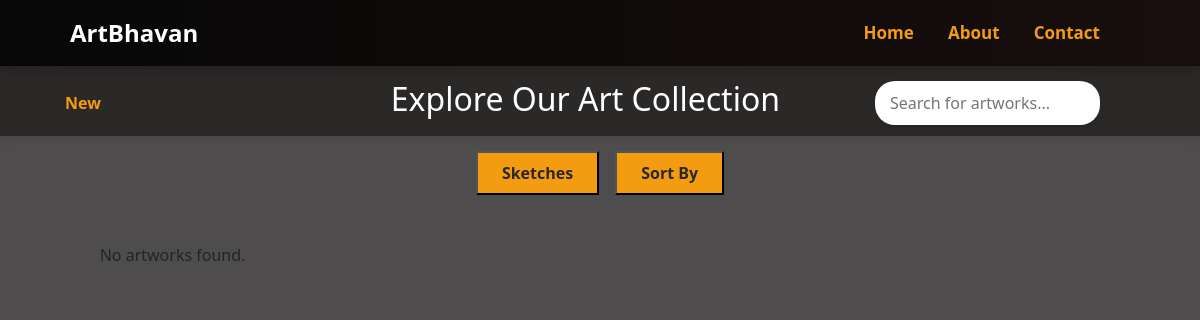
The app's page /collection/?category=Sketches, older data.
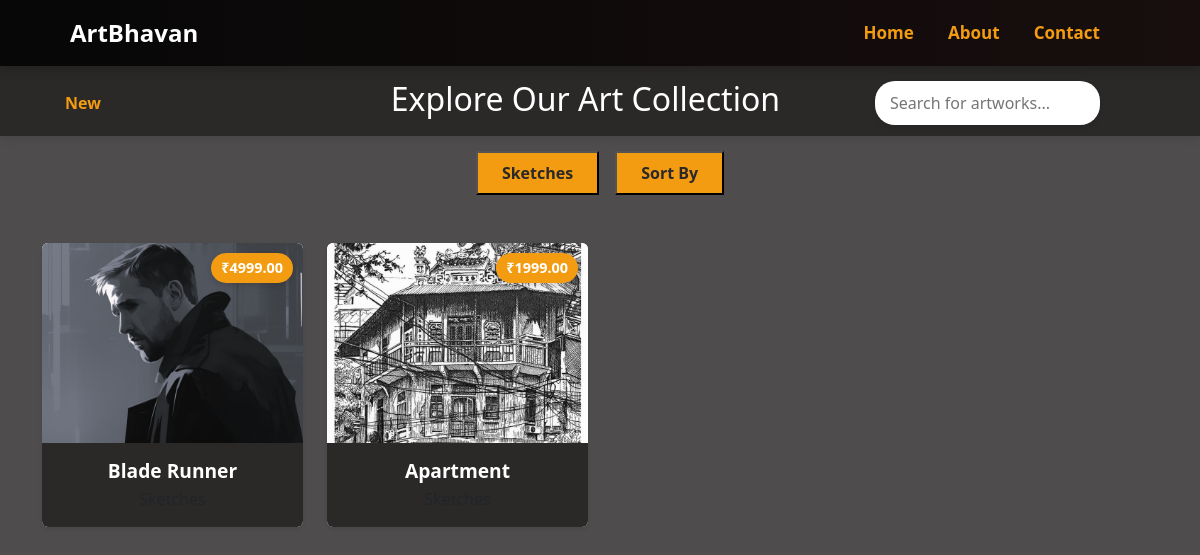
The same page, newer data.
### paintings/models.py (models this page shows, shortened)
class Artwork(models.Model):
    CATEGORY_CHOICES = [
        ('Sketches', 'Sketches'),
        ('Portraits', 'Portraits'),
        ('Oil Paintings', 'Oil Paintings'),
        ('Digital Art', 'Digital Art'),
    ]
    title = models.CharField(max_length=200)
    image = models.ImageField(upload_to='artworks/')
    category = models.CharField(max_length=50, choices=CATEGORY_CHOICES)
    price = models.DecimalField(max_digits=10, decimal_places=2)
    description = models.TextField(blank=True, null=True)

### paintings/views.py (the view)
# urls.py: path('collection/', views.collection_view, name='collection'),
def collection_view(request):
    artworks = Artwork.objects.all()
    category = request.GET.get('category')
    sort = request.GET.get('sort')
    if category:
        artworks = artworks.filter(category__iexact=category)
    if sort == 'low':
        artworks = artworks.order_by('price')
    elif sort == 'high':
        artworks = artworks.order_by('-price')
    return render(request, 'collection.html', {'artworks': artworks})

### paintings/templates/collection.html (shortened to what this page needs)
{% load static %}
<!DOCTYPE html>
<html>
<head>
    <link href="{% static 'css/collection.css' %}" rel="stylesheet">
    <link href="https://cdn.jsdelivr.net/npm/bootstrap@5.3.0/dist/css/bootstrap.min.css" rel="stylesheet">
</head>
<body>
    <nav class="nav">
        <div><strong style="margin-left: 70px; font-size: 1.5rem;">ArtBhavan</strong></div>
        <div>
            <a href="/">Home</a>
            <a href="#about">About</a>
            <a href="#contact" style="margin-right: 50px;">Contact</a>
        </div>
    </nav>
    <div class="sub-nav">
        <div class="nav-links">
            <a href="#new" class="">New</a>
        </div>
        <h2 class="text-center" style="color: #fff; margin-left: 130px;">Explore Our Art Collection</h2>
        <div class="search-container">
            <input type="text" class="search-bar" placeholder="Search for artworks...">
        </div>
    </div>
    <div class="container " style="margin-top: 70px;">
        <form method="get" class="d-flex flex-wrap gap-3 justify-content-center mb-4">
            <div class="dropdown">
                <button class="dropbtn  btn-outline-dark px-4 py-2 ">
                    {{ request.GET.category|default:"Category" }}
                </button>
            </div>
            <div class="dropdown">
                <button class="dropbtn  btn-outline-dark px-4 py-2 ">
                    {% if request.GET.sort == 'low' %}Price: Low to High
                    {% elif request.GET.sort == 'high' %}Price: High to Low
                    {% else %}Sort By{% endif %}
                </button>
            </div>
        </form>
<div class="row row-cols-1 row-cols-sm-2 row-cols-md-3 row-cols-lg-4 g-4 mt-4">
    {% for artwork in artworks %}
    <div class="col">
        <div class="art-card card h-100 border-0 shadow-sm">
            <div class="art-image-container">
                <img src="{{ artwork.image.url }}" class="card-img-top art-img" alt="{{ artwork.title }}">
                <span class="price-tag">₹{{ artwork.price }}</span>
            </div>
            <div class="card-body text-center">
                <h5 class=" art-title ">{{ artwork.title }}</h5>
                <span class="art-category ">{{ artwork.category }}</span>
            </div>
        </div>
    </div>
    {% empty %}
    <p class="text-center">No artworks found.</p>
    {% endfor %}
</div>
</body>
</html>

### paintings/static/css/collection.css (style rules this page uses)
body { font-family: 'Segoe UI', Tahoma, Geneva, Verdana, sans-serif; background: linear-gradient(to right, #4e4c4c, #4e4c4c); color: white; height: 100vh; }
.nav { position: fixed; top: 0; left: 0; width: 100%; background: linear-gradient(to right, #070707, #180e0e); color: white; display: flex; justify-content: space-between; align-items: center; padding: 15px 50px; box-shadow: 0 4px 10px rgba(0, 0, 0, 0.2); z-index: 1000; }
.nav a { color: #f39c12; text-decoration: none; margin: 0 15px; font-size: 17px; font-weight: bold; transition: color 0.3s ease-in-out; }
.nav strong { margin-left: 70px; font-size: 1.5rem; }
.sub-nav { position: relative; top: 55px; width: 100%; background: #2b2828; padding: 10px 50px; padding-top: 25px; display: flex; justify-content: space-between; align-items: center; box-shadow: 0 2px 10px rgba(0, 0, 0, 0.1); }
.nav-links a { text-decoration: none; margin: 0 15px; color: #f39c12; font-size: 16px; font-weight: bold; transition: color 0.3s ease-in-out; }
.search-container { display: flex; align-items: center; background: white; border-radius: 20px; padding: 5px 10px; box-shadow: 0 2px 5px rgba(0, 0, 0, 0.1); position: relative; right: 50px; }
.search-bar { border: none; outline: none; padding: 5px; width: 200px; }
.dropdown { position: relative; display: inline-block; }
.dropbtn { text-decoration: none; color: #2b2828; font-weight: bold; cursor: pointer; background-color:#f39c12; }
.art-card { transition: transform 0.3s ease, box-shadow 0.3s ease; overflow: hidden; }
.art-image-container { position: relative; overflow: hidden; height: 200px; }
.art-img { width: 100%; height: 100%; object-fit: cover; transition: transform 0.3s ease; }
.card-body { padding: 15px; background-color: #2b2828; }
.art-title { font-size: 1.05rem; margin-bottom: 0.25rem; color: #fff; }
.price-tag { position: absolute; top: 10px; right: 10px; background-color: #f39c12; color: white; font-size: 0.9rem; padding: 4px 10px; border-radius: 20px; font-weight: bold; box-shadow: 0 2px 6px rgba(0, 0, 0, 0.15); }
.art-title { font-size: 1.2rem; margin-bottom: 0.3rem; font-weight: 600; color: #fff; transition: color 0.3s ease, transform 0.3s ease; }

Row changes from the older to the newer data that the page shows:
added Artwork: image (picture), price "4999.00", title "Blade Runner"
added Artwork: image (picture), price "1999.00", title "Apartment"
Text that changed along with them:
text no longer shown: "No artworks found."
